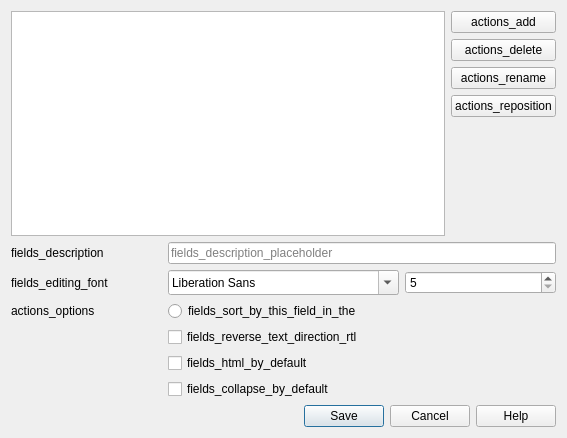
<?xml version="1.0" encoding="UTF-8"?>
<ui version="4.0">
 <class>Dialog</class>
 <widget class="QDialog" name="Dialog">
  <property name="geometry">
   <rect>
    <x>0</x>
    <y>0</y>
    <width>567</width>
    <height>438</height>
   </rect>
  </property>
  <property name="windowTitle">
   <string>editing_fields</string>
  </property>
  <property name="modal">
   <bool>true</bool>
  </property>
  <layout class="QVBoxLayout" name="verticalLayout">
   <item>
    <layout class="QHBoxLayout" name="horizontalLayout">
     <item>
      <widget class="QListWidget" name="fieldList">
       <property name="sizePolicy">
        <sizepolicy hsizetype="Expanding" vsizetype="MinimumExpanding">
         <horstretch>0</horstretch>
         <verstretch>0</verstretch>
        </sizepolicy>
       </property>
       <property name="minimumSize">
        <size>
         <width>50</width>
         <height>60</height>
        </size>
       </property>
      </widget>
     </item>
     <item>
      <layout class="QVBoxLayout" name="verticalLayout_3">
       <item>
        <widget class="QPushButton" name="fieldAdd">
         <property name="text">
          <string>actions_add</string>
         </property>
        </widget>
       </item>
       <item>
        <widget class="QPushButton" name="fieldDelete">
         <property name="text">
          <string>actions_delete</string>
         </property>
        </widget>
       </item>
       <item>
        <widget class="QPushButton" name="fieldRename">
         <property name="text">
          <string>actions_rename</string>
         </property>
        </widget>
       </item>
       <item>
        <widget class="QPushButton" name="fieldPosition">
         <property name="text">
          <string>actions_reposition</string>
         </property>
        </widget>
       </item>
       <item>
        <spacer name="verticalSpacer_3">
         <property name="orientation">
          <enum>Qt::Vertical</enum>
         </property>
         <property name="sizeHint" stdset="0">
          <size>
           <width>20</width>
           <height>40</height>
          </size>
         </property>
        </spacer>
       </item>
      </layout>
     </item>
    </layout>
   </item>
   <item>
    <layout class="QGridLayout" name="_2">
     <item row="0" column="0">
      <widget class="QLabel" name="label_description">
       <property name="sizePolicy">
        <sizepolicy hsizetype="Preferred" vsizetype="Preferred">
         <horstretch>0</horstretch>
         <verstretch>0</verstretch>
        </sizepolicy>
       </property>
       <property name="text">
        <string>fields_description</string>
       </property>
      </widget>
     </item>
     <item row="1" column="0">
      <widget class="QLabel" name="label_font">
       <property name="text">
        <string>fields_editing_font</string>
       </property>
      </widget>
     </item>
     <item row="1" column="2">
      <widget class="QSpinBox" name="fontSize">
       <property name="minimum">
        <number>5</number>
       </property>
       <property name="maximum">
        <number>300</number>
       </property>
      </widget>
     </item>
     <item row="2" column="0">
      <widget class="QLabel" name="label_sort">
       <property name="text">
        <string>actions_options</string>
       </property>
      </widget>
     </item>
     <item row="1" column="1">
      <widget class="QFontComboBox" name="fontFamily">
       <property name="minimumSize">
        <size>
         <width>0</width>
         <height>25</height>
        </size>
       </property>
      </widget>
     </item>
     <item row="3" column="1" alignment="Qt::AlignLeft">
      <widget class="QCheckBox" name="rtl">
       <property name="text">
        <string>fields_reverse_text_direction_rtl</string>
       </property>
      </widget>
     </item>
     <item row="4" column="1" alignment="Qt::AlignLeft">
      <widget class="QCheckBox" name="plainTextByDefault">
       <property name="enabled">
        <bool>true</bool>
       </property>
       <property name="text">
        <string>fields_html_by_default</string>
       </property>
      </widget>
     </item>
     <item row="0" column="1" colspan="2">
      <widget class="QLineEdit" name="fieldDescription">
       <property name="placeholderText">
        <string>fields_description_placeholder</string>
       </property>
      </widget>
     </item>
     <item row="2" column="1" alignment="Qt::AlignLeft">
      <widget class="QRadioButton" name="sortField">
       <property name="text">
        <string>fields_sort_by_this_field_in_the</string>
       </property>
      </widget>
     </item>
     <item row="5" column="1" alignment="Qt::AlignLeft">
      <widget class="QCheckBox" name="collapseByDefault">
       <property name="enabled">
        <bool>true</bool>
       </property>
       <property name="text">
        <string>fields_collapse_by_default</string>
       </property>
      </widget>
     </item>
    </layout>
   </item>
   <item>
    <widget class="QDialogButtonBox" name="buttonBox">
     <property name="orientation">
      <enum>Qt::Horizontal</enum>
     </property>
     <property name="standardButtons">
      <set>QDialogButtonBox::Cancel|QDialogButtonBox::Help|QDialogButtonBox::Save</set>
     </property>
    </widget>
   </item>
  </layout>
 </widget>
 <tabstops>
  <tabstop>fieldList</tabstop>
  <tabstop>fieldAdd</tabstop>
  <tabstop>fieldDelete</tabstop>
  <tabstop>fieldRename</tabstop>
  <tabstop>fieldPosition</tabstop>
  <tabstop>fieldDescription</tabstop>
  <tabstop>fontFamily</tabstop>
  <tabstop>fontSize</tabstop>
  <tabstop>sortField</tabstop>
  <tabstop>rtl</tabstop>
 </tabstops>
 <resources>
  <include location="icons.qrc"/>
 </resources>
 <connections>
  <connection>
   <sender>buttonBox</sender>
   <signal>accepted()</signal>
   <receiver>Dialog</receiver>
   <slot>accept()</slot>
   <hints>
    <hint type="sourcelabel">
     <x>248</x>
     <y>254</y>
    </hint>
    <hint type="destinationlabel">
     <x>157</x>
     <y>274</y>
    </hint>
   </hints>
  </connection>
  <connection>
   <sender>buttonBox</sender>
   <signal>rejected()</signal>
   <receiver>Dialog</receiver>
   <slot>reject()</slot>
   <hints>
    <hint type="sourcelabel">
     <x>316</x>
     <y>260</y>
    </hint>
    <hint type="destinationlabel">
     <x>286</x>
     <y>274</y>
    </hint>
   </hints>
  </connection>
 </connections>
</ui>
